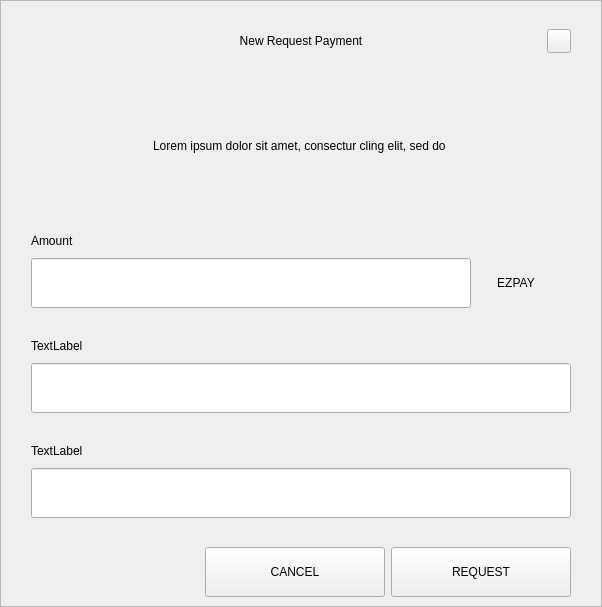
<?xml version="1.0" encoding="UTF-8"?>
<ui version="4.0">
 <class>RequestDialog</class>
 <widget class="QDialog" name="RequestDialog">
  <property name="geometry">
   <rect>
    <x>0</x>
    <y>0</y>
    <width>602</width>
    <height>607</height>
   </rect>
  </property>
  <property name="windowTitle">
   <string>Dialog</string>
  </property>
  <layout class="QVBoxLayout" name="verticalLayout_5">
   <property name="spacing">
    <number>0</number>
   </property>
   <property name="leftMargin">
    <number>0</number>
   </property>
   <property name="topMargin">
    <number>0</number>
   </property>
   <property name="rightMargin">
    <number>0</number>
   </property>
   <property name="bottomMargin">
    <number>0</number>
   </property>
   <item>
    <widget class="QFrame" name="frame">
     <property name="styleSheet">
      <string notr="true"/>
     </property>
     <property name="frameShape">
      <enum>QFrame::StyledPanel</enum>
     </property>
     <property name="frameShadow">
      <enum>QFrame::Raised</enum>
     </property>
     <layout class="QVBoxLayout" name="verticalLayout_4" stretch="1,0,0">
      <property name="spacing">
       <number>0</number>
      </property>
      <property name="leftMargin">
       <number>30</number>
      </property>
      <property name="topMargin">
       <number>20</number>
      </property>
      <property name="rightMargin">
       <number>30</number>
      </property>
      <property name="bottomMargin">
       <number>0</number>
      </property>
      <item>
       <layout class="QHBoxLayout" name="horizontalLayout_3">
        <property name="spacing">
         <number>0</number>
        </property>
        <item>
         <spacer name="horizontalSpacer_21">
          <property name="orientation">
           <enum>Qt::Horizontal</enum>
          </property>
          <property name="sizeHint" stdset="0">
           <size>
            <width>40</width>
            <height>20</height>
           </size>
          </property>
         </spacer>
        </item>
        <item>
         <widget class="QLabel" name="labelTitle">
          <property name="minimumSize">
           <size>
            <width>0</width>
            <height>40</height>
           </size>
          </property>
          <property name="maximumSize">
           <size>
            <width>16777215</width>
            <height>40</height>
           </size>
          </property>
          <property name="styleSheet">
           <string notr="true">padding-left:24px;</string>
          </property>
          <property name="text">
           <string>New Request Payment</string>
          </property>
          <property name="alignment">
           <set>Qt::AlignCenter</set>
          </property>
          <property name="margin">
           <number>7</number>
          </property>
         </widget>
        </item>
        <item>
         <spacer name="horizontalSpacer">
          <property name="orientation">
           <enum>Qt::Horizontal</enum>
          </property>
          <property name="sizeHint" stdset="0">
           <size>
            <width>40</width>
            <height>20</height>
           </size>
          </property>
         </spacer>
        </item>
        <item>
         <widget class="QPushButton" name="btnEsc">
          <property name="minimumSize">
           <size>
            <width>24</width>
            <height>24</height>
           </size>
          </property>
          <property name="maximumSize">
           <size>
            <width>24</width>
            <height>24</height>
           </size>
          </property>
          <property name="focusPolicy">
           <enum>Qt::NoFocus</enum>
          </property>
          <property name="text">
           <string/>
          </property>
         </widget>
        </item>
       </layout>
      </item>
      <item>
       <widget class="QStackedWidget" name="stack">
        <property name="minimumSize">
         <size>
          <width>540</width>
          <height>0</height>
         </size>
        </property>
        <property name="maximumSize">
         <size>
          <width>540</width>
          <height>16777215</height>
         </size>
        </property>
        <property name="currentIndex">
         <number>0</number>
        </property>
        <widget class="QWidget" name="page_1">
         <property name="minimumSize">
          <size>
           <width>540</width>
           <height>0</height>
          </size>
         </property>
         <property name="maximumSize">
          <size>
           <width>540</width>
           <height>16777215</height>
          </size>
         </property>
         <layout class="QVBoxLayout" name="layout1">
          <property name="spacing">
           <number>0</number>
          </property>
          <property name="leftMargin">
           <number>0</number>
          </property>
          <property name="topMargin">
           <number>0</number>
          </property>
          <property name="rightMargin">
           <number>0</number>
          </property>
          <property name="bottomMargin">
           <number>0</number>
          </property>
          <item>
           <spacer name="verticalSpacer_21">
            <property name="orientation">
             <enum>Qt::Vertical</enum>
            </property>
            <property name="sizeType">
             <enum>QSizePolicy::Fixed</enum>
            </property>
            <property name="sizeHint" stdset="0">
             <size>
              <width>20</width>
              <height>30</height>
             </size>
            </property>
           </spacer>
          </item>
          <item alignment="Qt::AlignHCenter">
           <widget class="QLabel" name="labelMessage">
            <property name="minimumSize">
             <size>
              <width>400</width>
              <height>50</height>
             </size>
            </property>
            <property name="text">
             <string>Lorem ipsum dolor sit amet, consectur cling elit, sed do </string>
            </property>
            <property name="alignment">
             <set>Qt::AlignCenter</set>
            </property>
            <property name="wordWrap">
             <bool>true</bool>
            </property>
           </widget>
          </item>
          <item alignment="Qt::AlignBottom">
           <widget class="QWidget" name="containerAmount" native="true">
            <layout class="QVBoxLayout" name="verticalLayout">
             <property name="spacing">
              <number>9</number>
             </property>
             <property name="leftMargin">
              <number>0</number>
             </property>
             <property name="topMargin">
              <number>0</number>
             </property>
             <property name="rightMargin">
              <number>0</number>
             </property>
             <property name="bottomMargin">
              <number>0</number>
             </property>
             <item>
              <widget class="QLabel" name="labelSubtitleAmount">
               <property name="minimumSize">
                <size>
                 <width>350</width>
                 <height>16</height>
                </size>
               </property>
               <property name="maximumSize">
                <size>
                 <width>16777215</width>
                 <height>16</height>
                </size>
               </property>
               <property name="text">
                <string>Amount</string>
               </property>
              </widget>
             </item>
             <item alignment="Qt::AlignTop">
              <widget class="QWidget" name="layoutAmount" native="true">
               <layout class="QHBoxLayout" name="horizontalLayout" stretch="2,0">
                <property name="spacing">
                 <number>0</number>
                </property>
                <property name="leftMargin">
                 <number>0</number>
                </property>
                <property name="topMargin">
                 <number>0</number>
                </property>
                <property name="rightMargin">
                 <number>0</number>
                </property>
                <property name="bottomMargin">
                 <number>0</number>
                </property>
                <item>
                 <widget class="QLineEdit" name="lineEditAmount">
                  <property name="minimumSize">
                   <size>
                    <width>0</width>
                    <height>50</height>
                   </size>
                  </property>
                  <property name="maximumSize">
                   <size>
                    <width>16777215</width>
                    <height>50</height>
                   </size>
                  </property>
                 </widget>
                </item>
                <item>
                 <widget class="QWidget" name="comboContainer" native="true">
                  <property name="minimumSize">
                   <size>
                    <width>100</width>
                    <height>50</height>
                   </size>
                  </property>
                  <property name="maximumSize">
                   <size>
                    <width>16777215</width>
                    <height>50</height>
                   </size>
                  </property>
                  <layout class="QHBoxLayout" name="horizontalLayout_31">
                   <property name="spacing">
                    <number>0</number>
                   </property>
                   <property name="leftMargin">
                    <number>0</number>
                   </property>
                   <property name="topMargin">
                    <number>0</number>
                   </property>
                   <property name="rightMargin">
                    <number>10</number>
                   </property>
                   <property name="bottomMargin">
                    <number>0</number>
                   </property>
                   <item>
                    <widget class="QLabel" name="comboBoxCoin">
                     <property name="text">
                      <string>EZPAY</string>
                     </property>
                     <property name="alignment">
                      <set>Qt::AlignCenter</set>
                     </property>
                    </widget>
                   </item>
                  </layout>
                 </widget>
                </item>
               </layout>
              </widget>
             </item>
            </layout>
           </widget>
          </item>
          <item>
           <spacer name="verticalSpacer_31">
            <property name="orientation">
             <enum>Qt::Vertical</enum>
            </property>
            <property name="sizeType">
             <enum>QSizePolicy::Fixed</enum>
            </property>
            <property name="sizeHint" stdset="0">
             <size>
              <width>20</width>
              <height>30</height>
             </size>
            </property>
           </spacer>
          </item>
          <item>
           <layout class="QVBoxLayout" name="verticalLayoutLabel">
            <property name="spacing">
             <number>9</number>
            </property>
            <item>
             <widget class="QLabel" name="labelSubtitleLabel">
              <property name="minimumSize">
               <size>
                <width>0</width>
                <height>16</height>
               </size>
              </property>
              <property name="maximumSize">
               <size>
                <width>16777215</width>
                <height>16</height>
               </size>
              </property>
              <property name="text">
               <string>TextLabel</string>
              </property>
             </widget>
            </item>
            <item>
             <widget class="QLineEdit" name="lineEditLabel">
              <property name="minimumSize">
               <size>
                <width>0</width>
                <height>50</height>
               </size>
              </property>
              <property name="maximumSize">
               <size>
                <width>16777215</width>
                <height>50</height>
               </size>
              </property>
             </widget>
            </item>
           </layout>
          </item>
          <item>
           <spacer name="verticalSpacer_34">
            <property name="orientation">
             <enum>Qt::Vertical</enum>
            </property>
            <property name="sizeType">
             <enum>QSizePolicy::Fixed</enum>
            </property>
            <property name="sizeHint" stdset="0">
             <size>
              <width>20</width>
              <height>30</height>
             </size>
            </property>
           </spacer>
          </item>
          <item>
           <layout class="QVBoxLayout" name="verticalLayoutDescription">
            <property name="spacing">
             <number>9</number>
            </property>
            <item>
             <widget class="QLabel" name="labelSubtitleDescription">
              <property name="minimumSize">
               <size>
                <width>0</width>
                <height>16</height>
               </size>
              </property>
              <property name="maximumSize">
               <size>
                <width>16777215</width>
                <height>16</height>
               </size>
              </property>
              <property name="text">
               <string>TextLabel</string>
              </property>
             </widget>
            </item>
            <item>
             <widget class="QLineEdit" name="lineEditDescription">
              <property name="minimumSize">
               <size>
                <width>0</width>
                <height>50</height>
               </size>
              </property>
              <property name="maximumSize">
               <size>
                <width>16777215</width>
                <height>50</height>
               </size>
              </property>
             </widget>
            </item>
            <item>
             <spacer name="verticalSpacer_4">
              <property name="orientation">
               <enum>Qt::Vertical</enum>
              </property>
              <property name="sizeType">
               <enum>QSizePolicy::Fixed</enum>
              </property>
              <property name="sizeHint" stdset="0">
               <size>
                <width>20</width>
                <height>20</height>
               </size>
              </property>
             </spacer>
            </item>
           </layout>
          </item>
         </layout>
        </widget>
        <widget class="QWidget" name="page_2">
         <layout class="QVBoxLayout" name="layout2">
          <item>
           <spacer name="verticalSpacer_5">
            <property name="orientation">
             <enum>Qt::Vertical</enum>
            </property>
            <property name="sizeType">
             <enum>QSizePolicy::Fixed</enum>
            </property>
            <property name="sizeHint" stdset="0">
             <size>
              <width>20</width>
              <height>50</height>
             </size>
            </property>
           </spacer>
          </item>
          <item alignment="Qt::AlignHCenter">
           <widget class="QLabel" name="labelQrImg">
            <property name="minimumSize">
             <size>
              <width>260</width>
              <height>260</height>
             </size>
            </property>
            <property name="maximumSize">
             <size>
              <width>260</width>
              <height>260</height>
             </size>
            </property>
            <property name="text">
             <string/>
            </property>
            <property name="alignment">
             <set>Qt::AlignCenter</set>
            </property>
           </widget>
          </item>
          <item>
           <spacer name="verticalSpacer_2">
            <property name="orientation">
             <enum>Qt::Vertical</enum>
            </property>
            <property name="sizeType">
             <enum>QSizePolicy::Fixed</enum>
            </property>
            <property name="sizeHint" stdset="0">
             <size>
              <width>20</width>
              <height>30</height>
             </size>
            </property>
           </spacer>
          </item>
          <item alignment="Qt::AlignHCenter">
           <widget class="QLabel" name="labelAddress">
            <property name="text">
             <string>D7VFR83SQbiezrW72hjcWJtcfip5krte2Z </string>
            </property>
           </widget>
          </item>
          <item>
           <spacer name="verticalSpacer_32">
            <property name="orientation">
             <enum>Qt::Vertical</enum>
            </property>
            <property name="sizeType">
             <enum>QSizePolicy::Expanding</enum>
            </property>
            <property name="sizeHint" stdset="0">
             <size>
              <width>20</width>
              <height>20</height>
             </size>
            </property>
           </spacer>
          </item>
          <item>
           <layout class="QHBoxLayout" name="horizontal">
            <property name="leftMargin">
             <number>20</number>
            </property>
            <property name="rightMargin">
             <number>20</number>
            </property>
            <property name="bottomMargin">
             <number>20</number>
            </property>
            <item>
             <spacer name="horizontalSpacer_4">
              <property name="orientation">
               <enum>Qt::Horizontal</enum>
              </property>
              <property name="sizeHint" stdset="0">
               <size>
                <width>40</width>
                <height>20</height>
               </size>
              </property>
             </spacer>
            </item>
            <item>
             <widget class="QPushButton" name="btnCopyAddress">
              <property name="minimumSize">
               <size>
                <width>180</width>
                <height>50</height>
               </size>
              </property>
              <property name="text">
               <string>COPY ADDRESS</string>
              </property>
             </widget>
            </item>
            <item>
             <widget class="QPushButton" name="btnCopyUrl">
              <property name="minimumSize">
               <size>
                <width>180</width>
                <height>50</height>
               </size>
              </property>
              <property name="text">
               <string>COPY URL</string>
              </property>
             </widget>
            </item>
            <item>
             <spacer name="horizontalSpacer_2">
              <property name="orientation">
               <enum>Qt::Horizontal</enum>
              </property>
              <property name="sizeHint" stdset="0">
               <size>
                <width>40</width>
                <height>20</height>
               </size>
              </property>
             </spacer>
            </item>
           </layout>
          </item>
         </layout>
        </widget>
       </widget>
      </item>
      <item>
       <widget class="QWidget" name="buttonsStack" native="true">
        <layout class="QHBoxLayout" name="horizontalLayout_5">
         <property name="leftMargin">
          <number>20</number>
         </property>
         <property name="rightMargin">
          <number>0</number>
         </property>
         <item>
          <spacer name="horizontalSpacer_41">
           <property name="orientation">
            <enum>Qt::Horizontal</enum>
           </property>
           <property name="sizeHint" stdset="0">
            <size>
             <width>40</width>
             <height>20</height>
            </size>
           </property>
          </spacer>
         </item>
         <item>
          <widget class="QPushButton" name="btnCancel">
           <property name="minimumSize">
            <size>
             <width>180</width>
             <height>50</height>
            </size>
           </property>
           <property name="focusPolicy">
            <enum>Qt::NoFocus</enum>
           </property>
           <property name="text">
            <string>CANCEL</string>
           </property>
          </widget>
         </item>
         <item>
          <widget class="QPushButton" name="btnSave">
           <property name="minimumSize">
            <size>
             <width>180</width>
             <height>50</height>
            </size>
           </property>
           <property name="focusPolicy">
            <enum>Qt::NoFocus</enum>
           </property>
           <property name="text">
            <string>REQUEST</string>
           </property>
          </widget>
         </item>
        </layout>
       </widget>
      </item>
     </layout>
    </widget>
   </item>
  </layout>
 </widget>
 <resources/>
 <connections/>
</ui>
